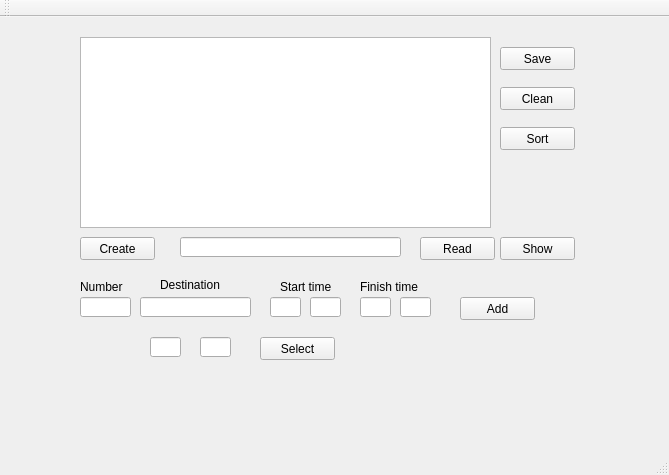
<?xml version="1.0" encoding="UTF-8"?>
<ui version="4.0">
 <class>MainWindow</class>
 <widget class="QMainWindow" name="MainWindow">
  <property name="geometry">
   <rect>
    <x>0</x>
    <y>0</y>
    <width>669</width>
    <height>475</height>
   </rect>
  </property>
  <property name="windowTitle">
   <string>MainWindow</string>
  </property>
  <widget class="QWidget" name="centralWidget">
   <widget class="QLineEdit" name="finish_hour_line">
    <property name="geometry">
     <rect>
      <x>360</x>
      <y>280</y>
      <width>31</width>
      <height>20</height>
     </rect>
    </property>
   </widget>
   <widget class="QPushButton" name="saveButton">
    <property name="geometry">
     <rect>
      <x>500</x>
      <y>30</y>
      <width>75</width>
      <height>23</height>
     </rect>
    </property>
    <property name="text">
     <string>Save</string>
    </property>
   </widget>
   <widget class="QLabel" name="finish_label">
    <property name="geometry">
     <rect>
      <x>360</x>
      <y>260</y>
      <width>61</width>
      <height>20</height>
     </rect>
    </property>
    <property name="text">
     <string>Finish time</string>
    </property>
   </widget>
   <widget class="QPushButton" name="createButton">
    <property name="geometry">
     <rect>
      <x>80</x>
      <y>220</y>
      <width>75</width>
      <height>23</height>
     </rect>
    </property>
    <property name="text">
     <string>Create</string>
    </property>
   </widget>
   <widget class="QLineEdit" name="sel_min_line">
    <property name="geometry">
     <rect>
      <x>200</x>
      <y>320</y>
      <width>31</width>
      <height>20</height>
     </rect>
    </property>
   </widget>
   <widget class="QLabel" name="destination_label">
    <property name="geometry">
     <rect>
      <x>160</x>
      <y>260</y>
      <width>71</width>
      <height>16</height>
     </rect>
    </property>
    <property name="text">
     <string>Destination</string>
    </property>
   </widget>
   <widget class="QPushButton" name="addButton">
    <property name="geometry">
     <rect>
      <x>460</x>
      <y>280</y>
      <width>75</width>
      <height>23</height>
     </rect>
    </property>
    <property name="text">
     <string>Add</string>
    </property>
   </widget>
   <widget class="QLineEdit" name="path_line">
    <property name="geometry">
     <rect>
      <x>180</x>
      <y>220</y>
      <width>221</width>
      <height>20</height>
     </rect>
    </property>
   </widget>
   <widget class="QLineEdit" name="finish_min_line">
    <property name="geometry">
     <rect>
      <x>400</x>
      <y>280</y>
      <width>31</width>
      <height>20</height>
     </rect>
    </property>
   </widget>
   <widget class="QLineEdit" name="number_line">
    <property name="geometry">
     <rect>
      <x>80</x>
      <y>280</y>
      <width>51</width>
      <height>20</height>
     </rect>
    </property>
   </widget>
   <widget class="QPushButton" name="readButton">
    <property name="geometry">
     <rect>
      <x>420</x>
      <y>220</y>
      <width>75</width>
      <height>23</height>
     </rect>
    </property>
    <property name="text">
     <string>Read</string>
    </property>
   </widget>
   <widget class="QPushButton" name="selectButton">
    <property name="geometry">
     <rect>
      <x>260</x>
      <y>320</y>
      <width>75</width>
      <height>23</height>
     </rect>
    </property>
    <property name="text">
     <string>Select</string>
    </property>
   </widget>
   <widget class="QPushButton" name="showButton">
    <property name="geometry">
     <rect>
      <x>500</x>
      <y>220</y>
      <width>75</width>
      <height>23</height>
     </rect>
    </property>
    <property name="text">
     <string>Show</string>
    </property>
   </widget>
   <widget class="QLineEdit" name="sel_hour_line">
    <property name="geometry">
     <rect>
      <x>150</x>
      <y>320</y>
      <width>31</width>
      <height>20</height>
     </rect>
    </property>
   </widget>
   <widget class="QTextEdit" name="table_text">
    <property name="geometry">
     <rect>
      <x>80</x>
      <y>20</y>
      <width>411</width>
      <height>191</height>
     </rect>
    </property>
   </widget>
   <widget class="QLabel" name="number_label">
    <property name="geometry">
     <rect>
      <x>80</x>
      <y>260</y>
      <width>51</width>
      <height>20</height>
     </rect>
    </property>
    <property name="text">
     <string>Number</string>
    </property>
   </widget>
   <widget class="QLineEdit" name="start_min_line">
    <property name="geometry">
     <rect>
      <x>310</x>
      <y>280</y>
      <width>31</width>
      <height>20</height>
     </rect>
    </property>
   </widget>
   <widget class="QLineEdit" name="destination_line">
    <property name="geometry">
     <rect>
      <x>140</x>
      <y>280</y>
      <width>111</width>
      <height>20</height>
     </rect>
    </property>
   </widget>
   <widget class="QPushButton" name="cleanButton">
    <property name="geometry">
     <rect>
      <x>500</x>
      <y>70</y>
      <width>75</width>
      <height>23</height>
     </rect>
    </property>
    <property name="text">
     <string>Clean</string>
    </property>
   </widget>
   <widget class="QLineEdit" name="start_hour_line">
    <property name="geometry">
     <rect>
      <x>270</x>
      <y>280</y>
      <width>31</width>
      <height>20</height>
     </rect>
    </property>
   </widget>
   <widget class="QLabel" name="start_label">
    <property name="geometry">
     <rect>
      <x>280</x>
      <y>260</y>
      <width>61</width>
      <height>20</height>
     </rect>
    </property>
    <property name="text">
     <string>Start time</string>
    </property>
   </widget>
   <widget class="QPushButton" name="sortButton">
    <property name="geometry">
     <rect>
      <x>500</x>
      <y>110</y>
      <width>75</width>
      <height>23</height>
     </rect>
    </property>
    <property name="text">
     <string>Sort</string>
    </property>
   </widget>
  </widget>
  <widget class="QMenuBar" name="menuBar">
   <property name="geometry">
    <rect>
     <x>0</x>
     <y>0</y>
     <width>669</width>
     <height>26</height>
    </rect>
   </property>
  </widget>
  <widget class="QToolBar" name="mainToolBar">
   <attribute name="toolBarArea">
    <enum>TopToolBarArea</enum>
   </attribute>
   <attribute name="toolBarBreak">
    <bool>false</bool>
   </attribute>
  </widget>
  <widget class="QStatusBar" name="statusBar"/>
 </widget>
 <layoutdefault spacing="6" margin="11"/>
 <resources/>
 <connections/>
</ui>
